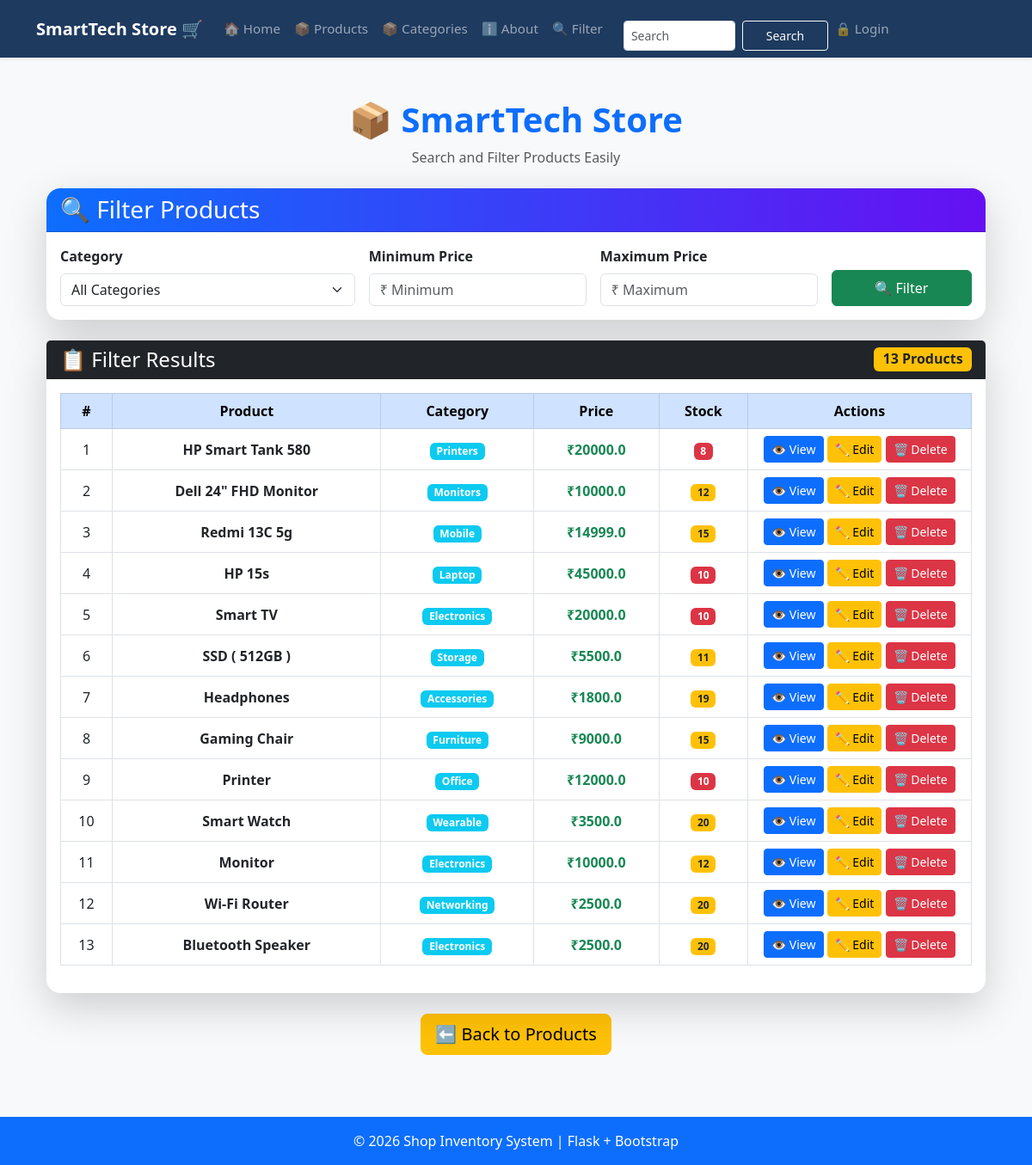
The app's page /filter with its own data.
### tables this page shows
CREATE TABLE products (
                    id INTEGER PRIMARY KEY AUTOINCREMENT,
                    name TEXT NOT NULL,
                    category TEXT NOT NULL,
                    price REAL NOT NULL,
                    stock INTEGER NOT NULL
                 , photo TEXT DEFAULT 'default.jpg');

### app.py (the view)
@app.route("/filter")
def filter_products():
    conn = get_db()
    category = request.args.get("category", "")
    min_price = request.args.get("min_price", "")
    max_price = request.args.get("max_price", "")
    query = "SELECT * FROM products WHERE 1=1"
    params = []
    if category:
        query += " AND category = ?"
        params.append(category)
    if min_price:
        query += " AND price >= ?"
        params.append(min_price)
    if max_price:
        query += " AND price <= ?"
        params.append(max_price)
    query += " ORDER BY id DESC"
    products = conn.execute(query, params).fetchall()
    categories = conn.execute(
        "SELECT DISTINCT category FROM products"
    ).fetchall()
    conn.close()
    return render_template(
        "filter.html",
        products=products,
        categories=categories,
        selected_category=category,
        min_price=min_price,
        max_price=max_price
    )

### database.py (called while the page is built)
def get_db():
    conn = sqlite3.connect(DB_PATH)
    conn.row_factory = sqlite3.Row # To access columns by name
    return conn

### templates/filter.html (shortened to what this page needs)
{% extends "base.html" %}
{% block content %}
<div class="container py-4">
    <div class="text-center mb-4">
        <h1 class="fw-bold text-primary">
            📦 SmartTech Store
        </h1>
        <p class="text-muted">
            Search and Filter Products Easily
        </p>
    </div>
    <div class="card shadow-lg border-0 rounded-4 mb-4">
        <div class="card-header text-white rounded-top-4"
             style="background:linear-gradient(90deg,#0d6efd,#6610f2);">
            <h3 class="mb-0">
                🔍 Filter Products
            </h3>
        </div>
        <div class="card-body">
            <form method="GET"
                  action="{{ url_for('filter_products') }}">
                <div class="row g-3">
                    <div class="col-md-4">
                        <label class="fw-bold mb-2">
                            Category
                        </label>
                        <select class="form-select"
                                name="category">
                            <option value="">
                                All Categories
                            </option>
                        </select>
                    </div>
                    <div class="col-md-3">
                        <label class="fw-bold mb-2">
                            Minimum Price
                        </label>
                        <input
                            type="number"
                            class="form-control"
                            name="min_price"
                            placeholder="₹ Minimum"
                            value="{{ min_price }}">
                    </div>
                    <div class="col-md-3">
                        <label class="fw-bold mb-2">
                            Maximum Price
                        </label>
                        <input
                            type="number"
                            class="form-control"
                            name="max_price"
                            placeholder="₹ Maximum"
                            value="{{ max_price }}">
                    </div>
                    <div class="col-md-2 d-grid">
                        <label>&nbsp;</label>
                        <button class="btn btn-success">
                            🔍 Filter
                        </button>
                    </div>
                </div>
            </form>
        </div>
    </div>
    <div class="card shadow-lg border-0 rounded-4">
        <div class="card-header bg-dark text-white d-flex justify-content-between">
            <h4 class="mb-0">
                📋 Filter Results
            </h4>
            <span class="badge bg-warning text-dark fs-6">
                {{ products|length }} Products
            </span>
        </div>
        <div class="card-body">
            {% if products %}
            <div class="table-responsive">
                <table class="table table-hover table-bordered align-middle text-center">
                    <thead class="table-primary">
                        <tr>
                            <th>#</th>
                            <th>Product</th>
                            <th>Category</th>
                            <th>Price</th>
                            <th>Stock</th>
                            <th width="260">
                                Actions
                            </th>
                        </tr>
                    </thead>
                    <tbody>
                        {% for product in products %}
                        <tr>
                            <td>{{ loop.index }}</td>
                            <td class="fw-bold">
                                {{ product.name }}
                            </td>
                            <td>
                                <span class="badge bg-info">
                                    {{ product.category }}
                                </span>
                            </td>
                            <td class="text-success fw-bold">
                                ₹{{ product.price }}
                            </td>
                            <td>
                                {% if product.stock > 20 %}
                                <span class="badge bg-success">
                                    {{ product.stock }}
                                </span>
                                {% elif product.stock > 10 %}
                                <span class="badge bg-warning text-dark">
                                    {{ product.stock }}
                                </span>
                                {% else %}
                                <span class="badge bg-danger">
                                    {{ product.stock }}
                                </span>
                                {% endif %}
                            </td>
                            <td>
                                <a href="{{ url_for('product_detail',id=product.id) }}"
                                   class="btn btn-primary btn-sm">
                                    👁 View
                                </a>
                                <a href="{{ url_for('edit_product',id=product.id) }}"
                                   class="btn btn-warning btn-sm">
                                    ✏ Edit
                                </a>
                                <a href="{{ url_for('delete_product',id=product.id) }}"
                                   class="btn btn-danger btn-sm"
                                   onclick="return confirm('Delete this product?')">
                                    🗑 Delete
                                </a>
                            </td>
                        </tr>
                        {% endfor %}
                    </tbody>
                </table>
            </div>
            {% endif %}
        </div>
    </div>
    <div class="text-center mt-4">
        <a href="{{ url_for('product') }}"
           class="btn btn-warning btn-lg">
            ⬅ Back to Products
        </a>
    </div>
</div>
{% endblock %}

### templates/base.html (style rules this page uses)
:root { --brand: #1e3a5f; }

### records on screen
products: name "HP Smart Tank 580", category "Printers", price "20000.0", stock "8"
products: name "Dell 24\" FHD Monitor", category "Monitors", price "10000.0", stock "12"
products: name "Redmi 13C 5g", category "Mobile", price "14999.0", stock "15"
products: name "HP 15s", category "Laptop", price "45000.0", stock "10"
products: name "Smart TV", category "Electronics", price "20000.0", stock "10"
products: name "SSD ( 512GB )", category "Storage", price "5500.0", stock "11"
products: name "Headphones", category "Accessories", price "1800.0", stock "19"
products: name "Gaming Chair", category "Furniture", price "9000.0", stock "15"
products: name "Printer", category "Office", price "12000.0", stock "10"
products: name "Smart Watch", category "Wearable", price "3500.0", stock "20"
products: name "Monitor", category "Electronics", price "10000.0", stock "12"
products: name "Wi-Fi Router", category "Networking", price "2500.0", stock "20"
products: name "Bluetooth Speaker", category "Electronics", price "2500.0", stock "20"

### other values on screen
{{ products|length }} "13"
